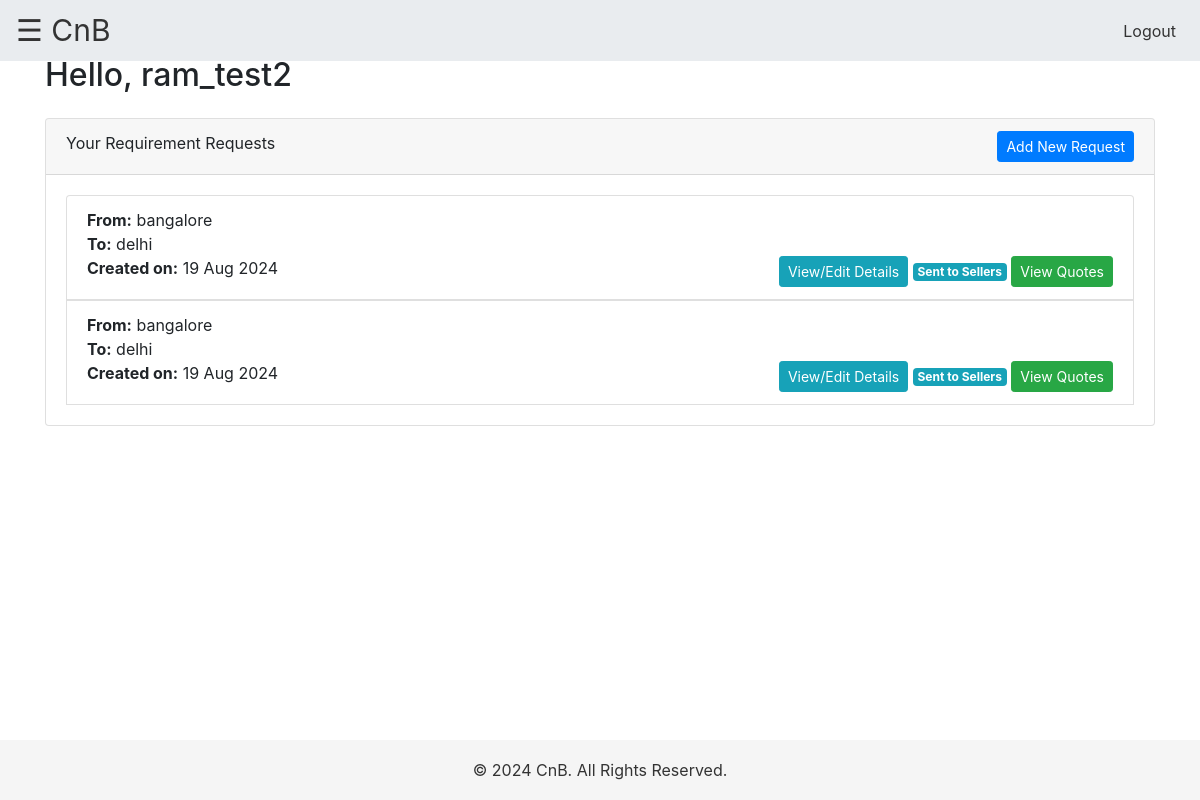
Page /buyer_dashboard/ (signed in) on the earlier database version.
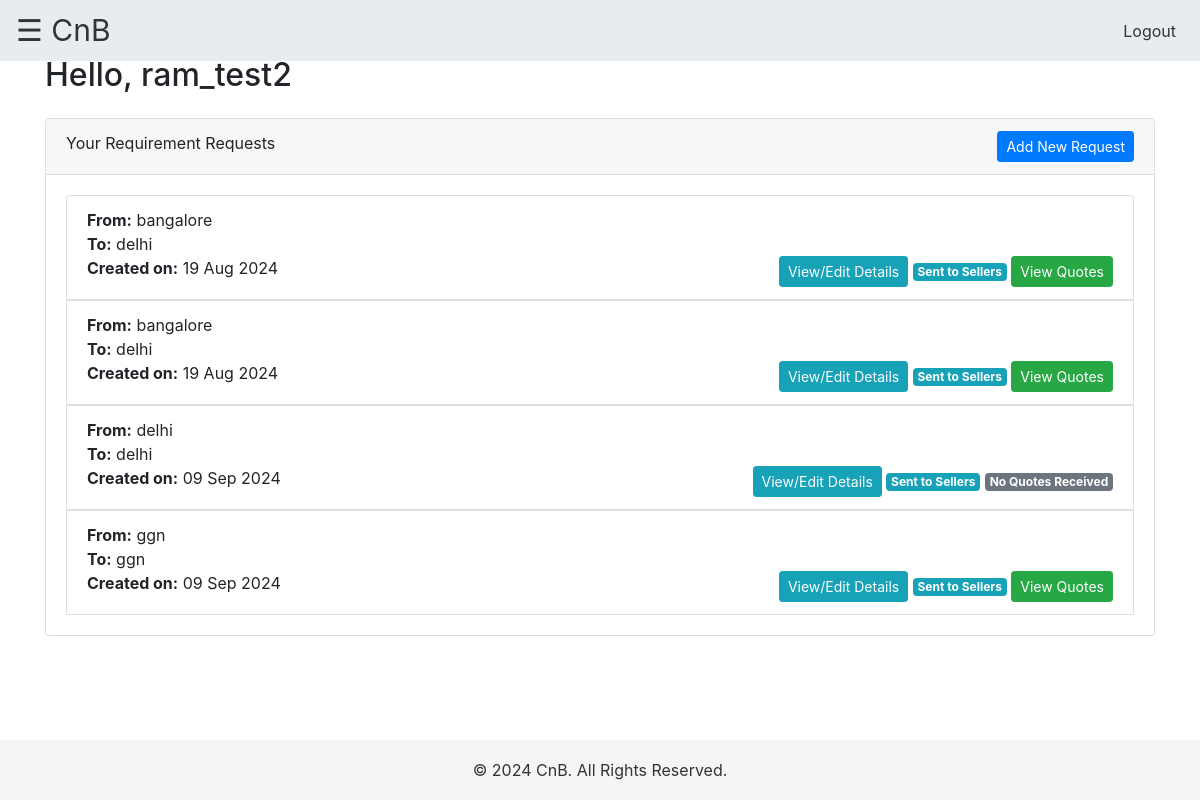
Same page on the later database version.
### myapp/models.py (models this page shows, shortened)
class Product(models.Model):
    buyer = models.ForeignKey(User, on_delete=models.CASCADE)
    from_city = models.CharField(max_length=255)
    to_city = models.CharField(max_length=255)
    shifting_plan = models.CharField(max_length=20, choices=[('7 days', 'In next 7 days'), ('15 days', 'In next 15 days'), ('30 days', 'In next 30 days'), ('30+ days', 'In next 30+ days')])
    item_details = models.TextField()
    call_preference = models.BooleanField(default=False)
    call_time = models.TimeField(blank=True, null=True)
    budget_min = models.DecimalField(max_digits=10, decimal_places=2)
    budget_max = models.DecimalField(max_digits=10, decimal_places=2)
    specific_requirements = models.TextField(blank=True, null=True)
    created_at = models.DateTimeField(auto_now_add=True)
    is_quote_requested = models.BooleanField(default=False)

### myapp/views.py (the view)
# urls.py: path('buyer_dashboard/', views.buyer_dashboard, name='buyer_dashboard'),
def buyer_dashboard(request):
    if not hasattr(request.user, 'buyer'):
        return redirect('login')
    products = Product.objects.filter(buyer=request.user)
    context = {
        'products': products
    }
    return render(request, 'myapp/buyer_dashboard.html', context)

### myapp/templates/myapp/buyer_dashboard.html (shortened to what this page needs)
{% extends 'myapp/base.html' %}
{% block content %}
<h2>Hello, {{ user.username }}</h2>
<div class="card mt-4">
    <div class="card-header">
        Your Requirement Requests
        <a href="{% url 'create_new_request' %}" class="btn btn-primary btn-sm float-right">Add New Request</a>
    </div>
    <div class="card-body">
        {% if products %}
            <ul class="list-group">
                {% for product in products %}
                    <li class="list-group-item">
                        <strong>From:</strong> {{ product.from_city }} <br>
                        <strong>To:</strong> {{ product.to_city }} <br>
                        <strong>Created on:</strong> {{ product.created_at|date:"d M Y" }}
                        <div class="float-right">
                            <button class="btn btn-sm btn-info" data-toggle="modal" data-target="#editModal{{ product.id }}">
                                View/Edit Details
                            </button>
                            {% if not product.is_quote_requested %}
                                <button class="btn btn-sm btn-warning" onclick="confirmQuoteRequest({{ product.id }})">Request Quotes</button>
                            {% else %}
                                <span class="badge badge-info">Sent to Sellers</span>
                                {% if product.bid_set.exists %}
                                    <a href="{% url 'view_quotes' product.id %}" class="btn btn-sm btn-success">View Quotes</a>
                                {% else %}
                                    <span class="badge badge-secondary">No Quotes Received</span>
                                {% endif %}
                            {% endif %}
                        </div>
                    </li>
                {% endfor %}
            </ul>
        {% else %}
            <p>You have no active requests. <a href="{% url 'create_new_request' %}">Create a new request</a> to start receiving quotes.</p>
        {% endif %}
    </div>
</div>
{% endblock %}

Differences in the rows shown:
added Product: from_city "delhi", to_city "delhi", created_at "09 Sep 2024", is_quote_requested "Sent to Sellers"
added Product: from_city "ggn", to_city "ggn", created_at "09 Sep 2024", is_quote_requested "Sent to Sellers"
